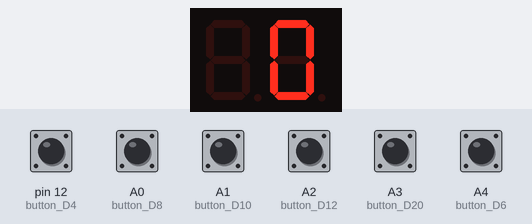
The sketch below on a simulated Arduino Uno, built with avr-gcc and run on an emulated ATmega328P. On the bench: 2-digit seven-segment display. The test bench sets the inputs (shaded band); at power-on: A0 (button_D8), A1 (button_D10), A2 (button_D12), A3 (button_D20), A4 (button_D6), pin 12 (button_D4) HIGH. Random numbers use the default seed unless the sketch sets one; EEPROM starts erased.

Above: at 1.2 s.
1.3 s: pin 12 (button_D4) pulled LOW for 0.15 s
At 2.7 s:
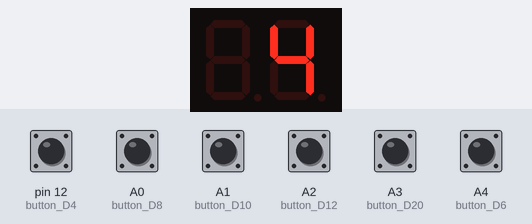
2.9 s: A0 (button_D8) pulled LOW for 1 s
At 5.2 s:
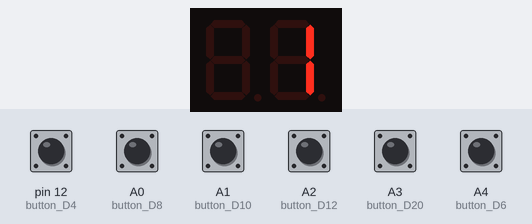
5.4 s: A1 (button_D10) pulled LOW for 0.15 s
At 7.1 s:
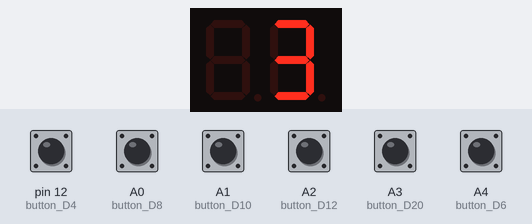
7.4 s: A2 (button_D12) pulled LOW for 1 s
At 7.65 s:
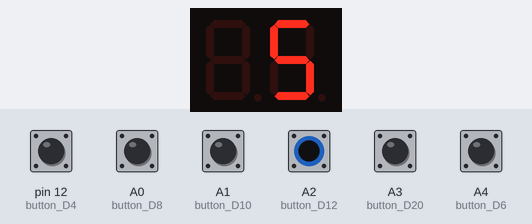
9.9 s: A3 (button_D20) pulled LOW for 0.15 s
At 10.68 s:
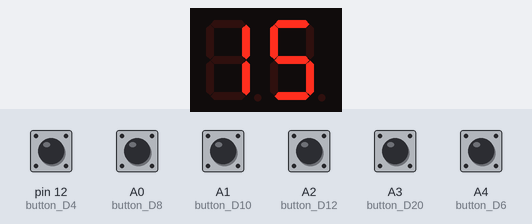
11.9 s: A3 (button_D20) pulled LOW for 1 s
At 14.5 s:
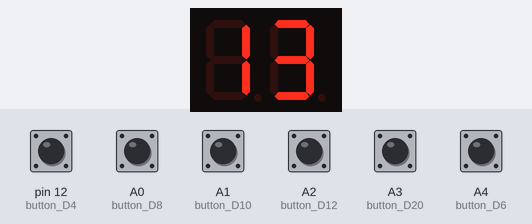

Measured:
- after the input at 1.3 s, the display: first changes at once (image 1 shows a later state)
- after the input at 2.9 s, the display: first changes at once (image 2 shows a later state)
- after the input at 5.4 s, the display: first changes at once (image 3 shows a later state)
- after the input at 7.4 s, the display: first changes after 0.10 s (image 4 shows a later state)
- after the input at 9.9 s, the display: first changes at once (image 5 shows a later state)
- after the input at 11.9 s, the display: first changes at once (image 6 shows a later state)

The sketch:

dadoss.ino
```cpp
#include "SevSeg.h"
#include <avr/eeprom.h>

void reseedRandom( uint32_t* address )
{
  static const uint32_t HappyPrime = 127807 /*937*/;
  uint32_t raw;
  unsigned long seed;

  // Read the previous raw value from EEPROM
  raw = eeprom_read_dword( address );

  // Loop until a seed within the valid range is found
  do
  {
    // Incrementing by a prime (except 2) every possible raw value is visited
    raw += HappyPrime;

    // Park-Miller is only 31 bits so ignore the most significant bit
    seed = raw & 0x7FFFFFFF;
  }
  while ( (seed < 1) || (seed > 2147483646) );

  // Seed the random number generator with the next value in the sequence
  srandom( seed );

  // Save the new raw value for next time
  eeprom_write_dword( address, raw );
}

inline void reseedRandom( unsigned short address )
{
  reseedRandom( (uint32_t*)(address) );
}

void reseedRandomInit( uint32_t* address, uint32_t value )
{
  eeprom_write_dword( address, value );
}

inline void reseedRandomInit( unsigned short address, uint32_t value )
{
  reseedRandomInit( (uint32_t*)(address), value );
}


uint32_t reseedRandomSeed EEMEM = 0xFFFFFFFF;


SevSeg Display;
//botones
int button_D4 = 12;  //digital
int button_D6 = A4;  //analog (idk pin 13 doesn't work)
int button_D8 = A0;  //digital
int button_D10 = A1;  //analog
int button_D12 = A2;  //analog
int button_D20 = A3;  //analog

unsigned int number = 1;
const unsigned long period = 100; // in millisecond
unsigned long startMillis;
unsigned long currentMillis;

long roll;
int D4 = 4;
int D6 = 6;
int D8 = 8;
int D10 = 10;
int D12 = 12;
int D20 = 20;

void setup()
{
  byte numDigits = 2;
  byte digitPins[] = {11, 10};
  byte segmentPins[] = {2, 3, 4, 5, 6, 7, 8, 9};
  bool resistorsOnSegments = true;
  bool updateWithDelaysIn = true;
  byte hardwareConfig = COMMON_CATHODE;
  Display.begin(hardwareConfig, numDigits, digitPins, segmentPins, resistorsOnSegments, updateWithDelaysIn);
  Display.setBrightness(100);

  pinMode(12, INPUT_PULLUP);
  pinMode(A4, INPUT_PULLUP);
  pinMode(A0, INPUT_PULLUP);
  pinMode(A1, INPUT_PULLUP);
  pinMode(A2, INPUT_PULLUP);
  pinMode(A3, INPUT_PULLUP);


  reseedRandom( &reseedRandomSeed );
  roll = 0;
}

void loop()
{
  Display.setNumber(roll);
  Display.refreshDisplay();
  ////////////////// D4 //////////////////
  if (digitalRead(button_D4) == LOW){
    for( int j=0;j<200;j++){                          //rolling dice effect
      currentMillis = millis();                       //rolling dice effect
        if (currentMillis - startMillis >= period){   //rolling dice effect
          number = number + 1;                        //rolling dice effect
          startMillis = currentMillis;                //rolling dice effect
        }
      if (number > D4){
        number  = 1;
      }
      Display.setNumber(number);
      Display.refreshDisplay();
    }
  roll = random(1,D4 + 1);
    Display.setNumber(roll);
    Display.refreshDisplay();
  }

////////////////// D6 //////////////////

  if (digitalRead(button_D6) == LOW){
    for( int j=0;j<200;j++){
      currentMillis = millis();
        if (currentMillis - startMillis >= period){
          number = number + 1;
          startMillis = currentMillis;
        }
      if (number > D6){
        number  = 1;
      }
      Display.setNumber(number);
      Display.refreshDisplay();
    }
  roll = random(1,D6 + 1);
    Display.setNumber(roll);
    Display.refreshDisplay();
  }

  ////////////////// D8 //////////////////

  if (digitalRead(button_D8) == LOW){
    for( int j=0;j<200;j++){
      currentMillis = millis();
        if (currentMillis - startMillis >= period){
          number = number + 1;
          startMillis = currentMillis;
        }
      if (number > D8){
        number  = 1;
      }
      Display.setNumber(number);
      Display.refreshDisplay();
    }
  roll = random(1,D8 + 1);
    Display.setNumber(roll);
    Display.refreshDisplay();
  }

  ////////////////// D10 //////////////////

  if (digitalRead(button_D10) == LOW){
    for( int j=0;j<200;j++){
      currentMillis = millis();
        if (currentMillis - startMillis >= period){
          number = number + 1;
          startMillis = currentMillis;
        }
      if (number > D10){
        number  = 1;
      }
      Display.setNumber(number);
      Display.refreshDisplay();
    }
  roll = random(1,D10 + 1);
    Display.setNumber(roll);
    Display.refreshDisplay();
  }

  ////////////////// D12 //////////////////

  if (digitalRead(button_D12) == LOW){
    for( int j=0;j<200;j++){
      currentMillis = millis();
        if (currentMillis - startMillis >= period){
          number = number + 1;
          startMillis = currentMillis;
        }
      if (number > D12){
        number  = 1;
      }
      Display.setNumber(number);
      Display.refreshDisplay();
    }
  roll = random(1,D12 + 1);
    Display.setNumber(roll);
    Display.refreshDisplay();
  }

  ////////////////// D20 //////////////////

  if (digitalRead(button_D20) == LOW){
    for( int j=0;j<200;j++){
      currentMillis = millis();
        if (currentMillis - startMillis >= period){
          number = number + 1;
          startMillis = currentMillis;
        }
      if (number > D20){
        number  = 1;
      }
      Display.setNumber(number);
      Display.refreshDisplay();
    }
  roll = random(1,D20 + 1);
    Display.setNumber(roll);
    Display.refreshDisplay();
  }


}
```
